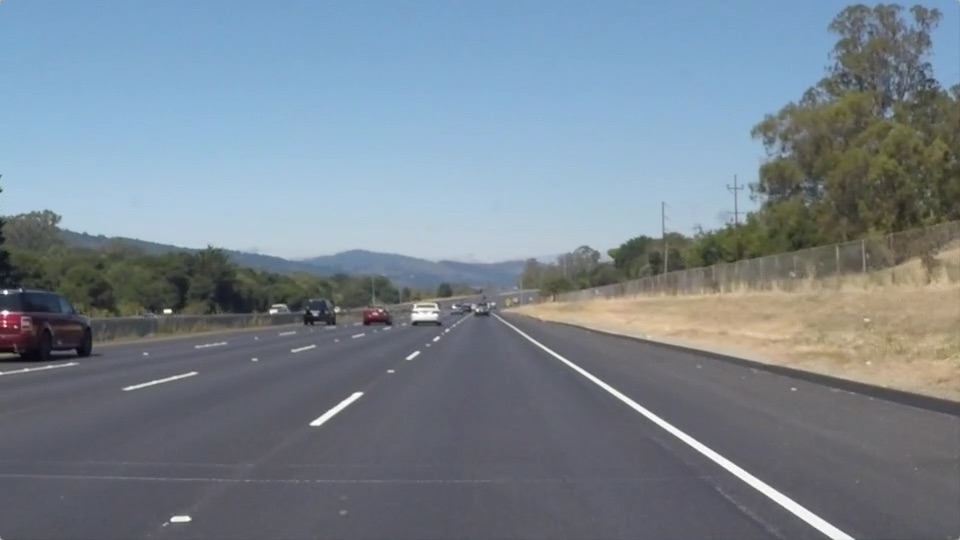
#> input picture test_images/solidWhiteRight.jpg, 960 x 540 px
$ jupyter execute --allow-errors P1.ipynb   (shell and % lines are left out)
#> lines starting #> are read from the running program, lines starting #| are printed output that depends on the picture; after the words box and inside, x2 and y2 are one past the last pixel; in counts of white or black regions, pixels touching at a corner belong together
# Self-Driving Car Engineer Nanodegree

## Project: **Finding Lane Lines on the Road**
***
In this project, you will use the tools you learned about in the lesson to identify lane lines on the road.  You can develop your pipeline on a series of individual images, and later apply the result to a video stream (really just a series of images). Check out the video clip "raw-lines-example.mp4" (also contained in this repository) to see what the output should look like after using the helper functions below.

Once you have a result that looks roughly like "raw-lines-example.mp4", you'll need to get creative and try to average and/or extrapolate the line segments you've detected to map out the full extent of the lane lines.  You can see an example of the result you're going for in the video "P1_example.mp4".  Ultimately, you would like to draw just one line for the left side of the lane, and one for the right.

In addition to implementing code, there is a brief writeup to complete. The writeup should be completed in a separate file, which can be either a markdown file or a pdf document. There is a [write up template](https://github.com/udacity/CarND-LaneLines-P1/blob/master/writeup_template.md) that can be used to guide the writing process. Completing both the code in the Ipython notebook and the writeup template will cover all of the [rubric points](https://review.udacity.com/#!/rubrics/322/view) for this project.

---
Let's have a look at our first image called 'test_images/solidWhiteRight.jpg'.  Run the 2 cells below (hit Shift-Enter or the "play" button above) to display the image.

**Note: If, at any point, you encounter frozen display windows or other confounding issues, you can always start again with a clean slate by going to the "Kernel" menu above and selecting "Restart & Clear Output".**

---

**The tools you have are color selection, region of interest selection, grayscaling, Gaussian smoothing, Canny Edge Detection and Hough Tranform line detection.  You  are also free to explore and try other techniques that were not presented in the lesson.  Your goal is piece together a pipeline to detect the line segments in the image, then average/extrapolate them and draw them onto the image for display (as below).  Once you have a working pipeline, try it out on the video stream below.**

---

<figure>

 <figcaption>
 <p></p>
 <p style="text-align: center;"> Your output should look something like this (above) after detecting line segments using the helper functions below </p>
 </figcaption>
</figure>
 <p></p>
<figure>

 <figcaption>
 <p></p>
 <p style="text-align: center;"> Your goal is to connect/average/extrapolate line segments to get output like this</p>
 </figcaption>
</figure>

**Run the cell below to import some packages.  If you get an `import error` for a package you've already installed, try changing your kernel (select the Kernel menu above --> Change Kernel).  Still have problems?  Try relaunching Jupyter Notebook from the terminal prompt.  Also, see [this forum post](https://carnd-forums.udacity.com/cq/viewquestion.action?spaceKey=CAR&id=29496372&questionTitle=finding-lanes---import-cv2-fails-even-though-python-in-the-terminal-window-has-no-problem-with-import-cv2) for more troubleshooting tips.**

## Import Packages

[cell 1]
#importing some useful packages
import matplotlib.pyplot as plt
import matplotlib.image as mpimg
import numpy as np
import cv2

## Read in an Image

[cell 2]
#reading in an image
image = mpimg.imread('test_images/solidWhiteRight.jpg')
#> image is the input picture: shape (540, 960, 3); mean R, G, B 120.3, 132.6, 143.7

#printing out some stats and plotting
print('This image is:', type(image), 'with dimensions:', image.shape)
#| This image is: <class 'numpy.ndarray'> with dimensions: (540, 960, 3)
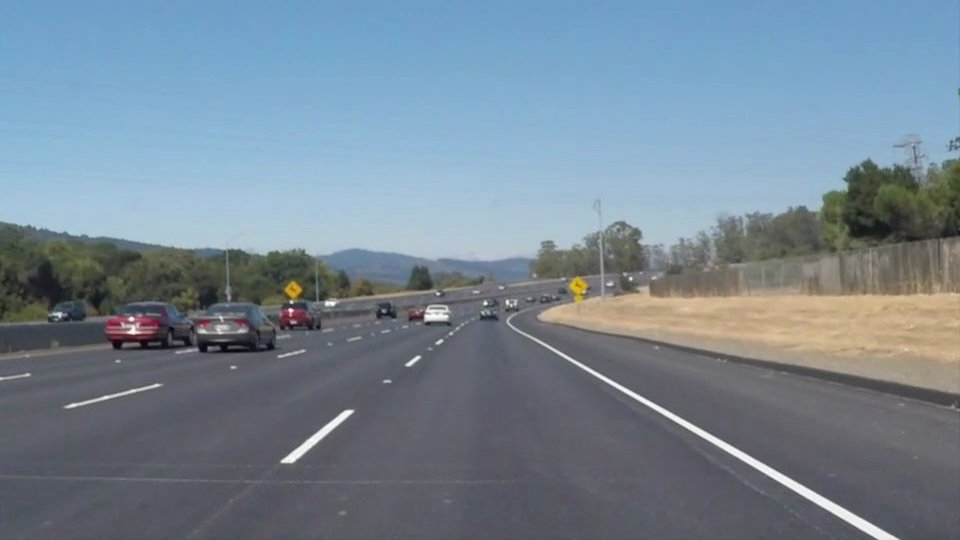
#> input picture test_images/solidWhiteCurve.jpg, 960 x 540 px
#> further down, image is the input picture: shape (540, 960, 3); mean R, G, B 118.5, 134.5, 148.1
plt.imshow(image)  # if you wanted to show a single color channel image called 'gray', for example, call as plt.imshow(gray, cmap='gray')

## Ideas for Lane Detection Pipeline

**Some OpenCV functions (beyond those introduced in the lesson) that might be useful for this project are:**

`cv2.inRange()` for color selection
`cv2.fillPoly()` for regions selection
`cv2.line()` to draw lines on an image given endpoints
`cv2.addWeighted()` to coadd / overlay two images
`cv2.cvtColor()` to grayscale or change color
`cv2.imwrite()` to output images to file
`cv2.bitwise_and()` to apply a mask to an image

**Check out the OpenCV documentation to learn about these and discover even more awesome functionality!**

## Helper Functions

Below are some helper functions to help get you started. They should look familiar from the lesson!

[cell 3]
import math

def grayscale(img):
    """Applies the Grayscale transform
    This will return an image with only one color channel
    but NOTE: to see the returned image as grayscale
    (assuming your grayscaled image is called 'gray')
    you should call plt.imshow(gray, cmap='gray')"""
    return cv2.cvtColor(img, cv2.COLOR_RGB2GRAY)
    # Or use BGR2GRAY if you read an image with cv2.imread()
    # return cv2.cvtColor(img, cv2.COLOR_BGR2GRAY)

def canny(img, low_threshold, high_threshold):
    """Applies the Canny transform"""
    return cv2.Canny(img, low_threshold, high_threshold)

def gaussian_blur(img, kernel_size):
    """Applies a Gaussian Noise kernel"""
    return cv2.GaussianBlur(img, (kernel_size, kernel_size), 0)

def region_of_interest(img, vertices):
    """
    Applies an image mask.

    Only keeps the region of the image defined by the polygon
    formed from `vertices`. The rest of the image is set to black.
    """
    #defining a blank mask to start with
    mask = np.zeros_like(img)

    #defining a 3 channel or 1 channel color to fill the mask with depending on the input image
    if len(img.shape) > 2:
        channel_count = img.shape[2]  # i.e. 3 or 4 depending on your image
        ignore_mask_color = (255,) * channel_count
    else:
        ignore_mask_color = 255

    #filling pixels inside the polygon defined by "vertices" with the fill color
    cv2.fillPoly(mask, vertices, ignore_mask_color)

    #returning the image only where mask pixels are nonzero
    masked_image = cv2.bitwise_and(img, mask)
    return masked_image

def center(line):
    return [(line[0] + line[2]) / 2.0, (line[1] + line[3]) / 2.0]

#line slope angle. Slopes comparison can give us bad result for big slopes - so need to calculate angle instead
def calculate_angle(line):
    return np.arctan((line[1]-line[3]) / (line[2]-line[0])) * 180.0 / np.pi

# distance metric to check if line should go to cluster. Slope should be close and distance from the line center
# should be close as well.
def distance(line1, line2):
    point = center(line2)

    dist = np.abs((line1[3] - line1[1]) * point[0] - (line1[2] - line1[0]) * point[1] \
                  - line1[3] * line1[0] + line1[2] * line1[1]) \
                / np.sqrt((line1[3] - line1[1]) ** 2 + (line1[2] - line1[0]) ** 2)

    angle1 = calculate_angle(line1)
    angle2 = calculate_angle(line2)

    return dist, np.abs(angle1 - angle2)

# perform line clustering
def create_clusters(lines, slope_threshold = 15, dist_threshold = 30):

    lines_list = []

    #remove horizontal lines as they are probably noisy
    for line in lines:
        for segment in line:
            m = (segment[3] - segment[1]) / float((segment[2] - segment[0]))
            if (np.abs(m) < 1.5 and np.abs(m) > 0.5 ):
                lines_list.append(segment)

    #perform vertical line sorting
    lines_list = sorted(lines_list, key=lambda x: -np.max((x[1], x[3])))
    clusters = []

    #try to pack similar lines to clusters
    for line in lines_list:
        added = False
        for cluster in clusters:
            last = cluster[-1]
            #as lines are sorted verticaly compare with last (closest line to check if line should go to this cluster)
            dist_distance, slope_distance  = distance(last, line)
            if (slope_distance < slope_threshold and dist_distance < dist_threshold):
                cluster.append(line)
                added = True

        #no sutable clusters - create new
        if(added == False):
            clusters.append([line])

    return clusters


# Attempt to create good metric to sort clusters in a way that first clusters are less likely to be noisy.
# Does not work very well though :)
def cluster_sort_metric(lines):
    #a * total_vertical_length_of_cluster + b * average_segment_length
    a = 1.0
    b = 1.0

    min_y = 1000
    max_y = 0

    sum = 0
    n = len(lines)

    for line in lines:
        if (line[1] > max_y):
             max_y = line[1]

        if (line[3] > max_y):
             max_y = line[3]

        if (line[1] < min_y):
             min_y = line[1]

        if (line[3] < min_y):
             min_y = line[3]

        sum += np.abs(line[3] - line[1]) / float(n)

    total = min_y - max_y

    return a * total + b * sum

# interpolate and draw single line for each cluster
def draw_interpolated(img, clusters, color, thickness,  vertical_top_border, bottom_border):
    #colors for different clusters for debugging purpose
    #colors = [[255,0,0],[0,255,0],[0,0,255],[255,0,255],[255,255,0],[0,255,255]]
    #col_index = 0

    for cluster in clusters:
        points = []
        #make clusters different colors for debugging purpose
        #color = colors[(col_index) % 6]
        #col_index += 1
        for line in cluster:
            points.append((line[0], line[1]))
            points.append((line[2], line[3]))

            #draw circles for debugging purpose
            #cv2.circle(img,(line[0], line[1]), 10, color, -1)
            #cv2.circle(img,(line[2], line[3]), 10, color, -1)
            #cv2.line(img, (line[0], line[1]), (line[2], line[3]), color, thickness)

        #use linear regressioin to fit average line
        newLine = cv2.fitLine(np.array(points), cv2.NORM_L1, 0,  0.01, 0.01)

        #interpolate to region borders
        t1 = (vertical_top_border - newLine[3]) / newLine[1]
        t2 = (bottom_border - newLine[3]) / newLine[1]
        x1, y1 = (newLine[2] + t1 * newLine[0], newLine[3] + t1 * newLine[1])
        x2, y2 = (newLine[2] + t2 * newLine[0], newLine[3] + t2 * newLine[1])

        cv2.line(img, (x1, y1), (x2, y2), color, thickness)

# draw lines as they detected
# [11 lines left out: function draw_normal, not called in this run]

def draw_lines(img, lines, top_border, bottom_border, interpolate = True, color=[255, 0, 0], thickness = 8):
    """
    NOTE: this is the function you might want to use as a starting point once you want to
    average/extrapolate the line segments you detect to map out the full
    extent of the lane (going from the result shown in raw-lines-example.mp4
    to that shown in P1_example.mp4).

    Think about things like separating line segments by their
    slope ((y2-y1)/(x2-x1)) to decide which segments are part of the left
    line vs. the right line.  Then, you can average the position of each of
    the lines and extrapolate to the top and bottom of the lane.

    This function draws `lines` with `color` and `thickness`.
    Lines are drawn on the image inplace (mutates the image).
    If you want to make the lines semi-transparent, think about combining
    this function with the weighted_img() function below

    """
    #lines can not be detected for the frame - so created guard for this case
    if lines is None:
        return

    #it is an easy way to create two lines cehcking slope sign - but it does not work well for the noisy lines
    '''for line in lines:
        #print(line)
        for x1,y1,x2,y2 in line:
            m = (y2-y1) / float((x2-x1))
            b = y1 - m * x1
            if (np.abs(m) < 2 and np.abs(m) > 0.4 ):
                feature4.append(m)
                if (m < 0):
                    cv2.line(img, (x1, y1), (x2, y2), color, thickness)
                else:
                    cv2.line(img, (x1, y1), (x2, y2), [0, 255, 0], thickness)

    '''
    #so there is an attempt to create more advanced clustering - unfortunatly does not work so well as expected :)
    clusters = create_clusters(lines)

    # need to choose right clusters which are less likely to be noisy using special metric  - current implementation
    # gives best result which I found so far - but not so good
    clusters = sorted(clusters, key=lambda x: cluster_sort_metric(x))

    #get two most relevant clusters
    if len(clusters) > 2:
        clusters = clusters[0:2]

    #draw lines
    if (interpolate):
        draw_interpolated(img, clusters, color, thickness, top_border, bottom_border)
    else:
        draw_normal(img, clusters, color, thickness)


def hough_lines(img, rho, theta, threshold, min_line_len, max_line_gap, top_border, bottom_border, interpolate = True):
    """
    `img` should be the output of a Canny transform.

    Returns an image with hough lines drawn.
    """
    lines = cv2.HoughLinesP(img, rho, theta, threshold, np.array([]), minLineLength=min_line_len, maxLineGap=max_line_gap)
    line_img = np.zeros((img.shape[0], img.shape[1], 3), dtype=np.uint8)
    draw_lines(line_img, lines, top_border, bottom_border, interpolate)

    return line_img

# Python 3 has support for cool math symbols.
# [13 lines left out: function weighted_img, not called in this run]

#prepare image to make lines more recognizable
def color_filter(image):

    # convert to hsv
    hsv_image = cv2.cvtColor(image, cv2.COLOR_RGB2HLS)

    # detect white lines
    # HSV filter - not so good for white
    #lower_white = np.array([0,0,150])
    #upper_white = np.array([255,12,255])

    #HLS filter
    lower_white = np.array([0,200,0])
    upper_white = np.array([180,255,255])
    mask = cv2.inRange(hsv_image, lower_white, upper_white)

    # detect yellow lines
    lower_yellow = np.array([20,100,150])
    upper_yellow = np.array([40,255,255])
    mask2 = cv2.inRange(hsv_image, lower_yellow, upper_yellow)

    # combine filters
    mask3 = cv2.bitwise_or(mask, mask2)
    processing_image = cv2.bitwise_and(image, image, mask = mask3)

    return processing_image

## Test Images

Build your pipeline to work on the images in the directory "test_images"
**You should make sure your pipeline works well on these images before you try the videos.**

[cell 4]
import os
os.listdir("test_images/")

## Build a Lane Finding Pipeline

Build the pipeline and run your solution on all test_images. Make copies into the `test_images_output` directory, and you can use the images in your writeup report.

Try tuning the various parameters, especially the low and high Canny thresholds as well as the Hough lines parameters.

[cell 5]
# TODO: Build your pipeline that will draw lane lines on the test_images
# then save them to the test_images directory.
def pipeline(image, interpolate = True):

    #Setup region of interest
    shape = image.shape
    horizontal_center = shape[1] // 2
    vertical_center = shape[0] // 2
    horizontal_offset = 65
    vertical_offset = 60
    horizontal_offset_center = 40
    vertical_top_border = vertical_center + vertical_offset

    vertices = np.array([[(horizontal_offset, shape[0]), \
                          (horizontal_center - horizontal_offset_center, vertical_center + vertical_offset), \
                          (horizontal_center + horizontal_offset_center, vertical_center + vertical_offset), \
                          (shape[1] - horizontal_offset, shape[0])]])


    #tuning parameters
    kernel_size = 3
    low_threshold = 100
    high_threshold = 200

    rho = 2
    theta = np.pi / 180 * 2
    threshold = 50
    min_line_len = 10
    max_line_gap = 30

    processing_image = np.copy(image)

    # filter lines by color to make them more detectable
    processing_image = color_filter(processing_image)

    # convert to grayscale
    processing_image = grayscale(processing_image)

    # remove noise
    processing_image = gaussian_blur(processing_image, kernel_size)

    # perform cunny edge detection
    processing_image = canny(processing_image, low_threshold, high_threshold)

    # apply region of interest
    processing_image = region_of_interest(processing_image, vertices)


    # find lines
    processing_image = hough_lines(processing_image, rho, theta, threshold, min_line_len, max_line_gap, \
                                   vertical_top_border, shape[0], interpolate)

    # add lines to image
    processing_image = weighted_img(processing_image, image, α=0.8, β=1., λ=0.)

    # draw region of interest for debugging purpose
    #cv2.drawContours(processing_image, vertices, -1, color=[0, 0, 255], thickness=4)

    return processing_image

#> (the rest of this cell did not finish here and is left out)

#> in color_filter, `mask = cv2.inRange(hsv_image, lower_white, upper_white)`:
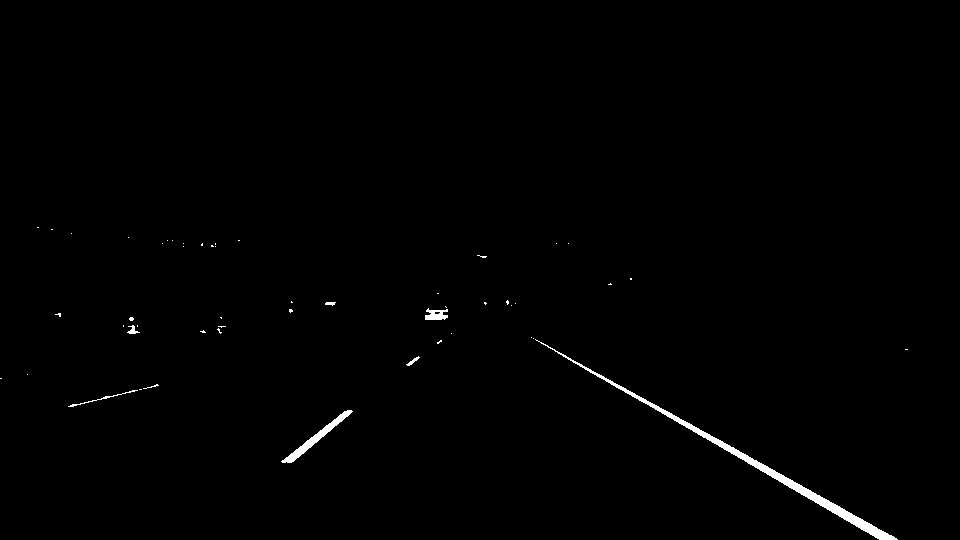
#> mask: shape (540, 960); 0.67% white; 51 white regions (43 under 20 px), largest, box (x1, y1, x2, y2) and area: (535, 339, 898, 540) 2283, (281, 410, 353, 463) 571, (425, 308, 448, 320) 187
#> in color_filter, `mask2 = cv2.inRange(hsv_image, lower_yellow, upper_yellow)`:
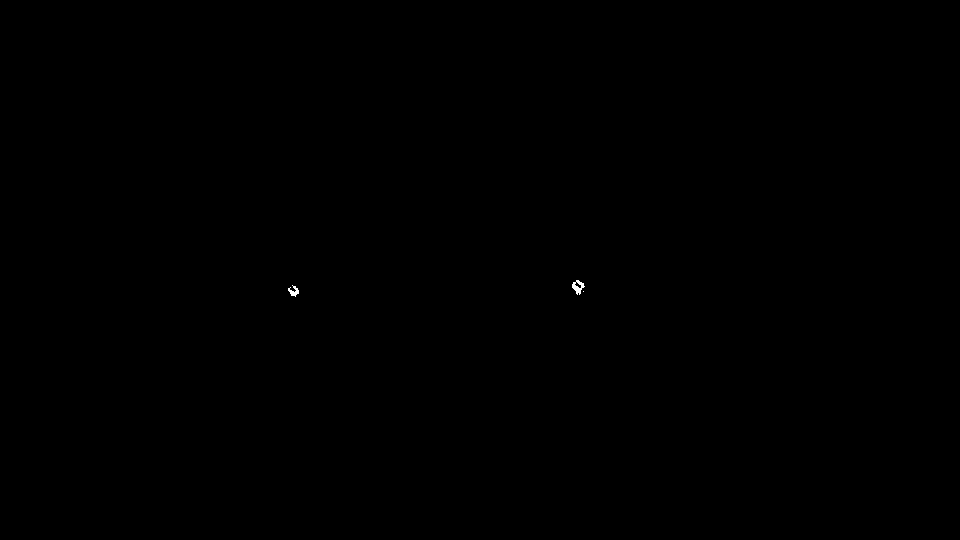
#> mask2: shape (540, 960); 0.03% white; 3 white regions (1 under 20 px), largest, box (x1, y1, x2, y2) and area: (572, 280, 585, 295) 98, (288, 285, 299, 297) 65
#> in canny, `return cv2.Canny(img, low_threshold, high_threshold)`:
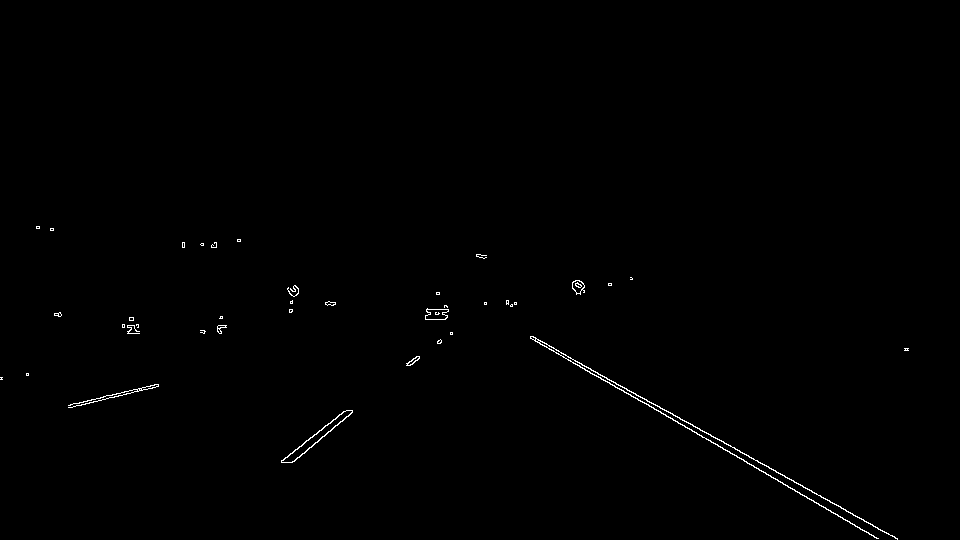
#> returned value: shape (540, 960); 0.43% white in thin lines or dots, all inside (x1, y1, x2, y2) = (0, 226, 909, 540)
#> (the rest of the program and of its run is left out)
